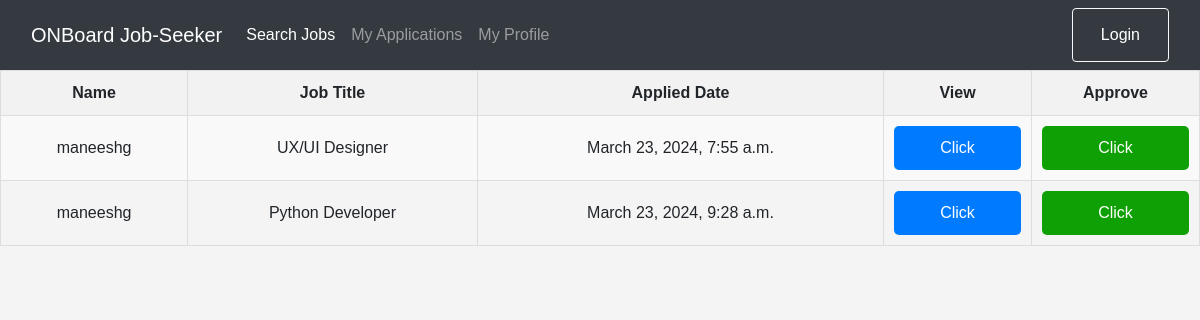
The page /all_applicants/ on the database as committed earlier.
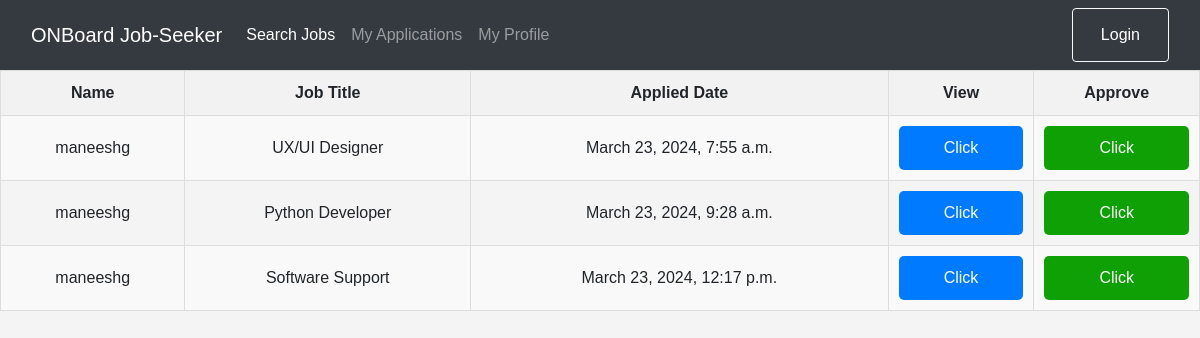
The same page on the database as committed later.
### joblist/models.py (models this page shows, shortened)
class Application(models.Model):
    username = models.CharField(max_length=150)
    job = models.CharField(max_length=150)
    company_name = models.CharField(max_length=150,default="unknown")
    applied_date = models.DateTimeField(auto_now_add=True)
    status = models.CharField(max_length=150)

### joblist/views.py (the view)
# urls.py: path('all_applicants/', all_applicants, name='all_applicants'),
def all_applicants(request):
    user_profile = request.session.get('loginusername')
    user_role = request.session.get('user_role')
    application_Data = Application.objects.all()
    return render(request, 'all_applicants.html',{'loginusername':user_profile,"application_Data":application_Data,'user_role':user_role})

### joblist/templates/all_applicants.html (shortened to what this page needs)
{% extends 'base.html' %}
{% block content %}
{% if application_Data %}
    <table>
        <tr>
            <th>Name</th>
            <th>Job Title</th>
            <th>Applied Date</th>
            <th>View</th>
            <th>Approve</th>
        </tr>
        {% for application in application_Data %}
            <tr>
                <td>{{ application.username }}</td>
                <td>{{ application.job }}</td>
                <td>{{ application.applied_date }}</td>
                <td>
                    <button onclick="updateStatus('{{ application.id }}','Application Viewed')">Click</button>
                </td>
                <td>
                    <button id="approvebtn" onclick="updateStatus('{{ application.id }}','Application Approved')">Click</button>
                </td>
            </tr>
        {% endfor %}
    </table>
{% endif %}
{% endblock %}

### joblist/templates/base.html (shortened to what this page needs)
{% load static %}
<!DOCTYPE html>
<html lang="en">
<head>
    <link rel="stylesheet" href="{% static 'css/bootstrap.min.css' %}">
</head>
<body>
    <nav class="navbar navbar-expand-lg navbar-dark bg-dark">
        <div class="container-fluid">
            {% if user_role == 'recruiter' %}
                <a class="navbar-brand" href="{% url 'home' %}">ONBoard Recruiter</a>
                {% else %}
                <a class="navbar-brand" href="{% url 'home' %}">ONBoard Job-Seeker</a>
            {% endif %}
          <div class="collapse navbar-collapse" id="navbarNav">
              <ul class="navbar-nav">
            {% if user_role == 'recruiter' %}
                  <li class="nav-item">
                      <a class="nav-link" href="{% url 'addJob' %}">List a JOB</a>
                  </li>
                  <li class="nav-item">
                      <a class="nav-link" href="{% url 'all_applicants' %}">All Applicants</a>
                  </li>
                  <li class="nav-item">
                      <a class="nav-link" href="{% url 'profile' %}">My Profile</a>
                  </li>
            {% else %}
                <li class="nav-item">
                <a class="nav-link active" aria-current="page" href="{% url 'home' %}">Search Jobs</a>
                </li>
                <li class="nav-item">
                    <a class="nav-link" href="{% url 'track_applications' %}">My Applications</a>
                </li>
                <li class="nav-item">
                    <a class="nav-link" href="{% url 'profile' %}">My Profile</a>
                </li>
            {% endif %}
            </ul>
          </div>
          <div class="d-flex">
            <button class="btn btn-outline-light me-2" type="button" id="loginbtn"  ><a class="nav-link" href="{% url 'logout' %}">Login</a></button>
          </div>
        </div>
      </nav>
      {% block content %}
      {% endblock %}
</body>
</html>

### joblist/templates/base.html (style rules this page uses)
body { font-family: Arial, sans-serif; margin: 0; padding: 0; background-color: #f4f4f4; }
button { width: 100%; padding: 10px; background-color: #007bff; color: #fff; border: none; border-radius: 5px; cursor: pointer; }
a { text-decoration: none; color: white; }
#approvebtn { background-color: #0ea004; }
table { width: 100%; border-collapse: collapse; }
th, td { padding: 10px; text-align: center; border: 1px solid #ddd; }
th { background-color: #f2f2f2; }
tr:nth-child(even) { background-color: #f9f9f9; }

Rows that differ between the two databases and show on the page:
added Application: username "maneeshg", job "Software Support", applied_date "March 23, 2024, 12:17 p.m."
